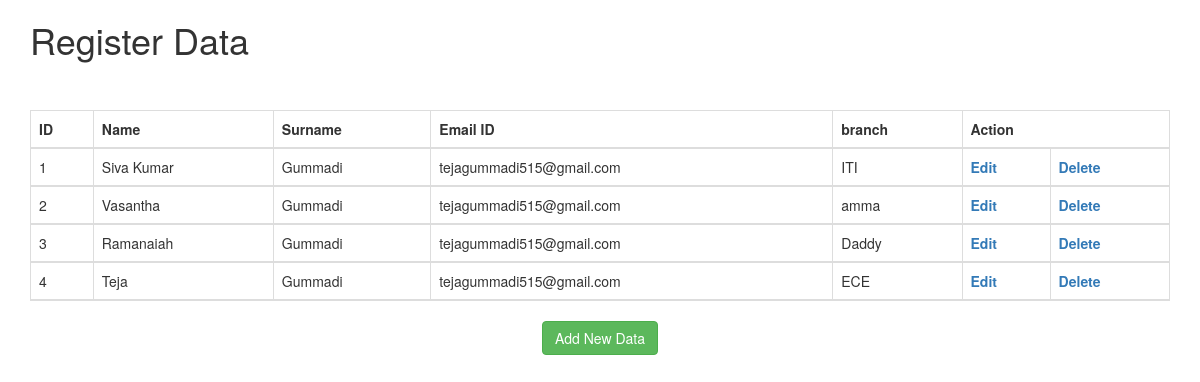
The page /show on the database its author committed.
### project_database.py (models this page shows)
class Register(Base):
	__tablename__='register'
	id=Column(Integer,primary_key=True)
	name=Column(String(100))
	surname=Column(String(100))
	email=Column(String(50))
	branch=Column(String(30))

### main.py (the view)
@login_required
@app.route('/show',methods=['POST','GET'])
def showData():
	register=session.query(Register).all()
	return render_template('show.html',reg=register)

### templates/show.html (shortened to what this page needs)
<!DOCTYPE html>
<html>
<head>
<link rel="stylesheet" href="https://maxcdn.bootstrapcdn.com/bootstrap/3.4.0/css/bootstrap.min.css">
</head>
<body div class="view" style="background-image: url('https://png.pngtree.com/element_our/png/20181031/abstract-light-colors-hexagon-background-png_223415.jpg'); background-repeat: no-repeat; background-size:cover; background-position: center center;">
<div>
	<form action=""method="post">
		<div class="container">
			<h1 class="mt-5">Register Data</h1><br><br>
			<table class="table table-bordered">
				<thead class="thead-dark">
				<tr>
					<th scope="col">ID</th>
					<th scope="col">Name</th>
					<th scope="col">Surname</th>
					<th scope="col">Email ID</th>
					<th scope="col">branch</th>
					<th scope="col" colspan="2">Action</th>
				</tr>
				{% for r in reg %}
				<tr>
					<td>{{r.id}}</td>
					<td>{{r.name}}</td>
					<td>{{r.surname}}</td>
					<td>{{r.email}}</td>
					<td>{{r.branch}}</td>
					<th>
						<a href="{{url_for('editData',register_id=r.id)}}">Edit</a>
					</th>
					<th>
						<a href="{{url_for('deleteData', register_id=r.id)}}">Delete</a>
					</th>
				</tr>
				{% endfor %}
				</thead>
			</table>
			</div>
	</form>
		<div class="container">
			<center><button type="button" class="btn btn-success"><a href="{{url_for('addData')}}"><font color="white">Add New Data</font></a></button></center>
		</div>
</body>
</html>

### rows shown on the page
Register: id "1", name "Siva Kumar", surname "Gummadi", email "tejagummadi515@gmail.com", branch "ITI"
Register: id "2", name "Vasantha", surname "Gummadi", email "tejagummadi515@gmail.com", branch "amma"
Register: id "3", name "Ramanaiah", surname "Gummadi", email "tejagummadi515@gmail.com", branch "Daddy"
Register: id "4", name "Teja", surname "Gummadi", email "tejagummadi515@gmail.com", branch "ECE"
